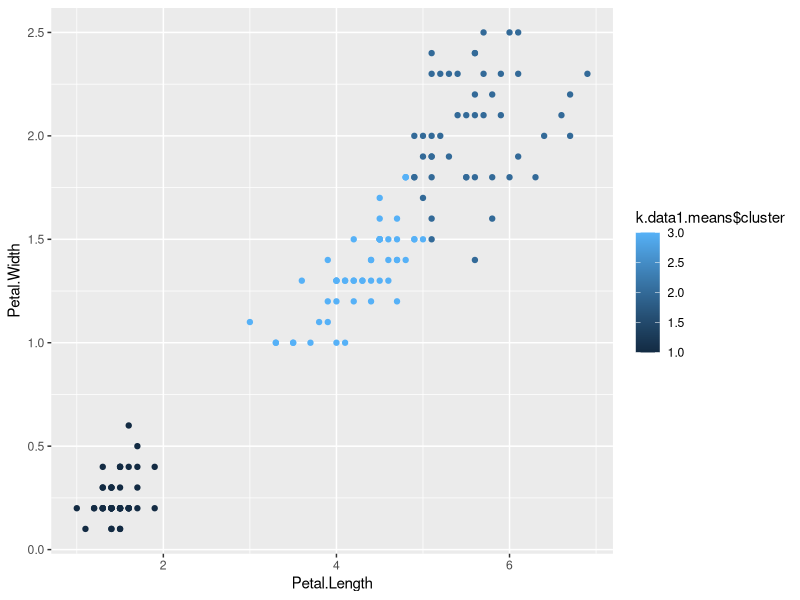
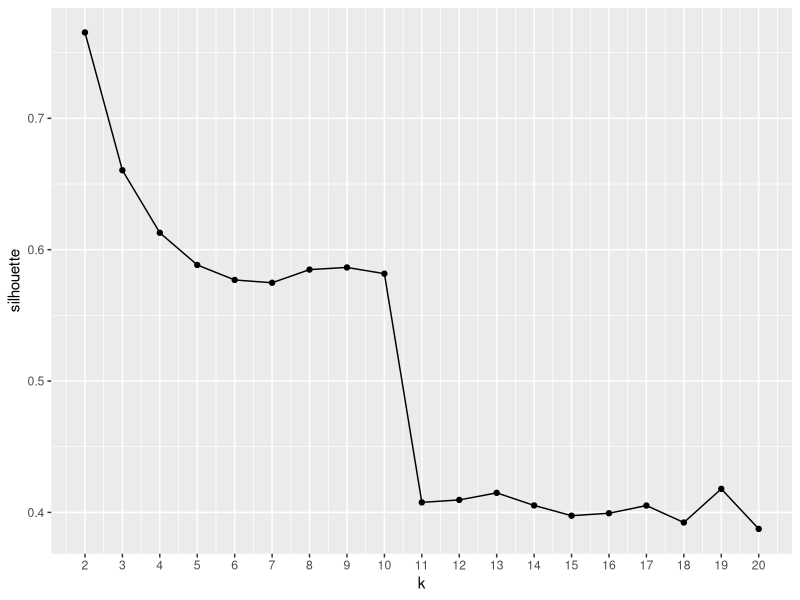

The R source for these figures, in order:
#Set the seed for reproducibility
set.seed(760)
#dataset declaration
k.data1<-iris
head(k.data1)

# K-means clustering
k.data1.means<-kmeans(k.data1[,3:4], centers = 3, iter.max = 100, nstart = 10,
       algorithm = c("Hartigan-Wong", "Lloyd", "Forgy","MacQueen"), trace=FALSE)

# create a plot of the clusters
library(ggplot2)
names(k.data1)
ggplot(k.data1, aes(Petal.Length, Petal.Width, color = k.data1.means$cluster)) + geom_point() 

# sihlouette computation
library(cluster)
ss <- silhouette(k.data1.means$cluster, suppressWarnings(dist(k.data1[,3:4])))
# mean(ss[,3])
sumss <-summary(ss)
#sihlouette mean
as.numeric(sumss$si.summary[4])

# USE SILHOUETTE TO FIND THE NUMBER OF CLUSTERS 

kmeans_ss <- function(k) {
  k.data1.means <- kmeans(k.data1[,3:4], centers = k, iter.max = 100, nstart = 10,
                          algorithm = c("Hartigan-Wong", "Lloyd", "Forgy","MacQueen"), trace=FALSE)
  ss <- silhouette(k.data1.means$cluster, suppressWarnings(dist(k.data1[,3:4])))
  sumss <-summary(ss)
  
  return (as.numeric(sumss$si.summary[4]))
}

# Set maximum cluster 
max_k <-20
# Run algorithm over a range of k 
set.seed(760)
wss <- sapply(2:max_k, kmeans_ss)
#put observations in a data frame
elbow <-data.frame(k = 2:max_k, silhouette = wss)

# Plot the graph with ggplot
ggplot(elbow, aes(x = k, y = silhouette)) +
  geom_point() +
  geom_line() +
  scale_x_continuous(breaks = seq(1, 20, by = 1))

